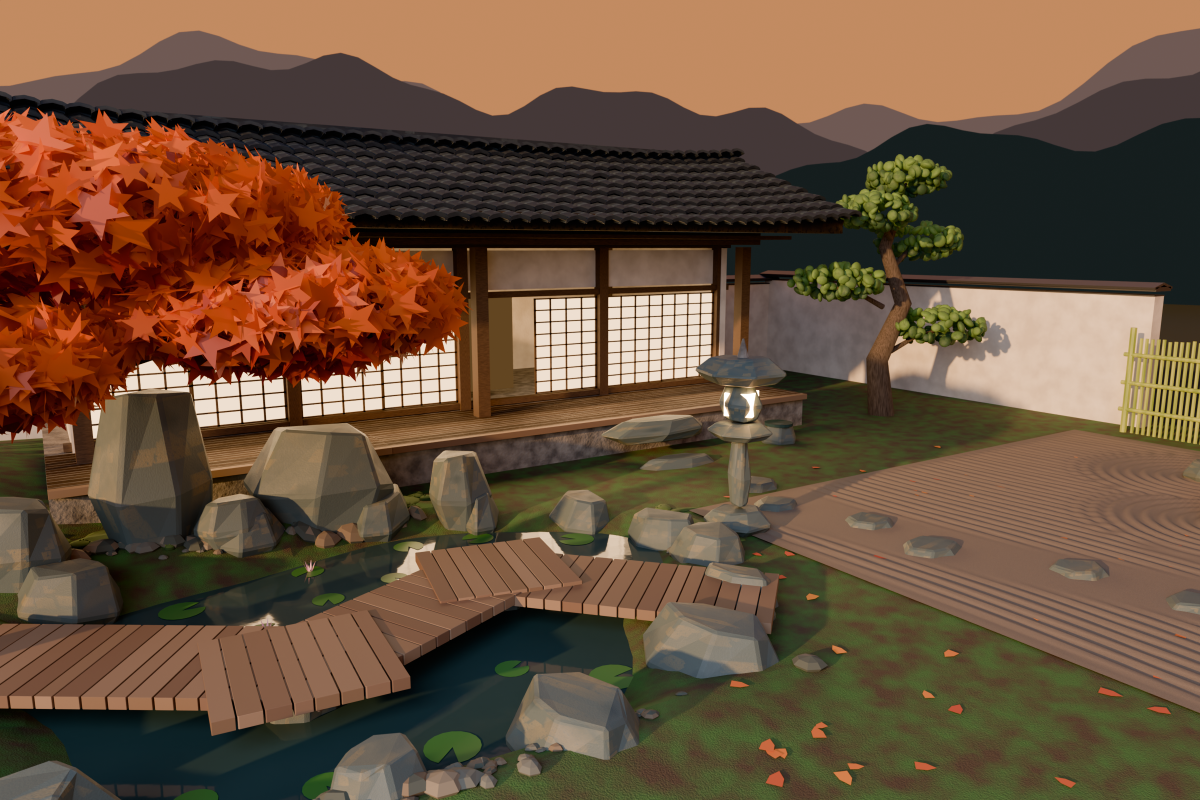
#> input picture japanese-courtyard/01 Japanese courtyard - golden hour photo.png, 2400 x 1600 px, found by its file name (shown at 1/2 size)
$ python make_pictures.py
#> lines starting #> are read from the running program, lines starting #| are printed output that depends on the picture
# What this does: makes the three small review pictures for the report (plain Python + Pillow, no Blender): the photo with ranked weak spots marked,
#   the four delivery-check close-ups with captions, and the veranda preview with a caption bar. Reads only files named below.
from PIL import Image, ImageDraw, ImageFont
import os
HERE = os.path.dirname(os.path.dirname(os.path.abspath(__file__)))
OUT = 'proc-work/29 Japanese garden - pictures'
F = lambda s, b=False: ImageFont.truetype('/usr/share/fonts/truetype/dejavu/DejaVuSans%s.ttf' % ('-Bold' if b else ''), s)
photo = Image.open('/home/user/Music/japanese-courtyard/01 Japanese courtyard - golden hour photo.png').convert('RGB').resize((1200, 800), Image.LANCZOS)
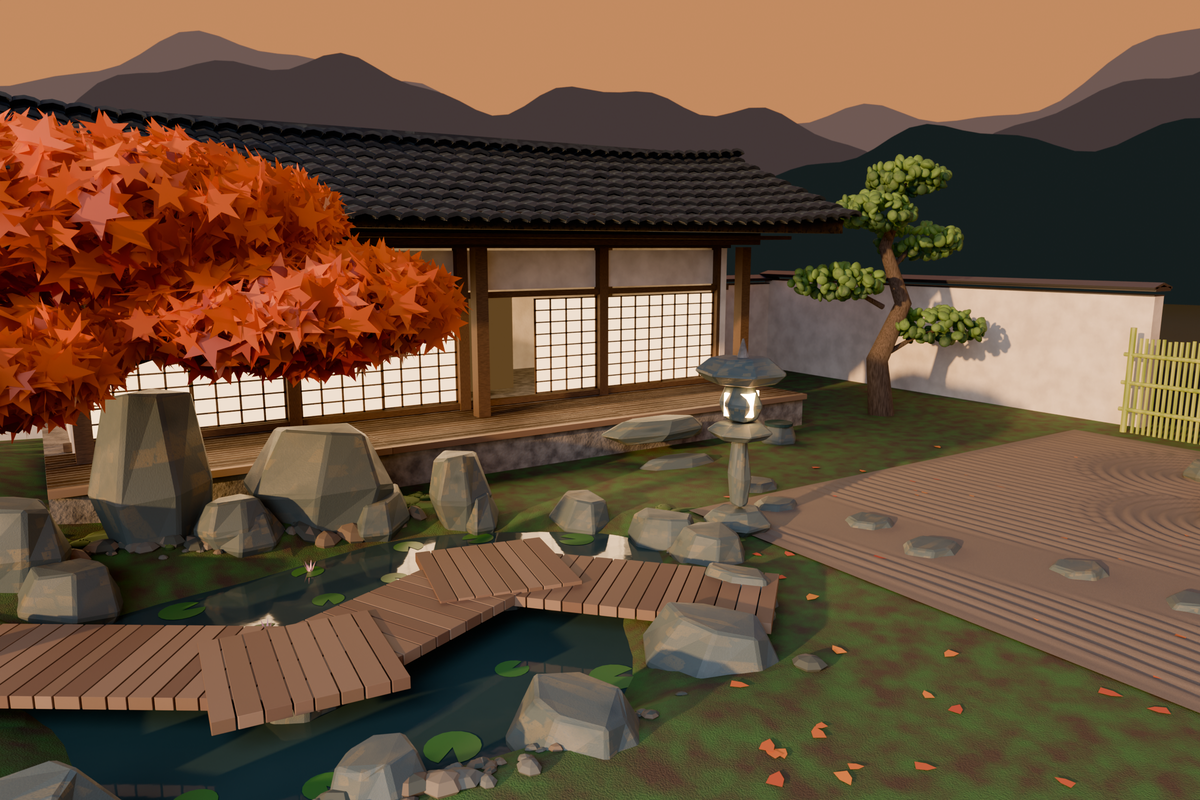
#> photo: PIL image 1200x800 RGB; mean R, G, B 105.2, 80.6, 59.3

# ---- 1: ranked weak spots
marks = [(1, [(230, 235), (110, 330)], 'Maple: flat paper stars, too big, all one orange (10 % of the picture)'),
         (2, [(150, 470), (320, 455), (690, 640)], 'Rocks: 43 stones of 50 to 72 flat faces each, visible facets (9 %)'),
         (3, [(330, 75), (1000, 190)], 'Sky and hills: sky is ONE colour; hills are flat cut-outs (22 %)'),
         (4, [(900, 720)], 'Ground: blotchy noise carpet, no grass or moss detail (16 %)'),
         (5, [(960, 520)], 'Gravel court: pink-brown, lowest contrast, hard edge (7 %)'),
         (6, [(300, 665), (520, 565)], 'Bridge: identical smooth boards, corner boards stick out, hover (6 %)'),
         (7, [(885, 255)], 'Pine: lime grape-like blobs (2 %)'),
         (8, [(1010, 345)], 'Plaster wall: clean cream, no stains or damp foot (4 %)'),
         (9, [(420, 735)], 'Water: opaque dark teal, no depth, odd white screen reflections (6 %)'),
         (10, [(742, 425)], 'Lantern: glow box buried in the stone; lozenge stack (1 %)'),
         (11, [(560, 190)], 'Roof: the best part; only too uniform and crushed black (5 %)')]
d = ImageDraw.Draw(photo)
for n, pts, _ in marks:
    for (x, y) in pts:
        col = (40, 160, 70) if n == 11 else (215, 30, 40)
        d.ellipse((x - 17, y - 17, x + 17, y + 17), fill=col, outline=(255, 255, 255), width=3)
        tw = d.textlength(str(n), font=F(20, True)); d.text((x - tw / 2, y - 12), str(n), font=F(20, True), fill=(255, 255, 255))
legend_h = 6 * 34 + 24
canvas = Image.new('RGB', (1200, 800 + legend_h), (28, 28, 30)); canvas.paste(photo, (0, 0))
#> after `canvas.paste(photo, (0, 0))`:
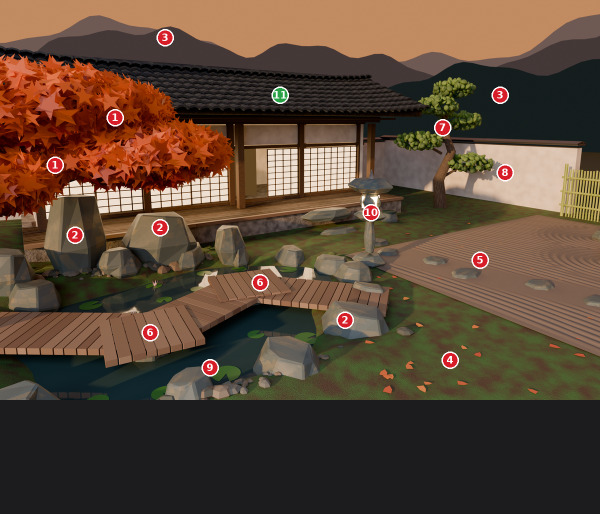
#> canvas: PIL image 1200x1028 RGB (shown at 1/2 size); mean R, G, B 89.6, 69.6, 53.6
d = ImageDraw.Draw(canvas)
d.text((14, 800 + 6), 'Weakest first (share of the picture). Red = weak, green = fine.   Measured on the final 2400 x 1600 photo.', font=F(15, True), fill=(235, 235, 235))
for i, (n, _, text) in enumerate(marks):
    col, row = divmod(i, 6)
    x = 14 + col * 600; y = 800 + 34 + row * 34
    c = (40, 160, 70) if n == 11 else (215, 30, 40)
    d.ellipse((x, y, x + 24, y + 24), fill=c); tw = d.textlength(str(n), font=F(14, True)); d.text((x + 12 - tw / 2, y + 4), str(n), font=F(14, True), fill=(255, 255, 255))
    d.text((x + 32, y + 3), text, font=F(14), fill=(235, 235, 235))
#> this loop made 11 passes
#> tw on passes 1 to 11: 9.73, 9.73, 9.73, 9.73, 9.73, 9.73, 9.73, 9.73, 9.73, 19.47, 19.47
canvas.save(os.path.join(OUT, '29 Scene - the weakest spots ranked on the photo.jpg'), quality=80)
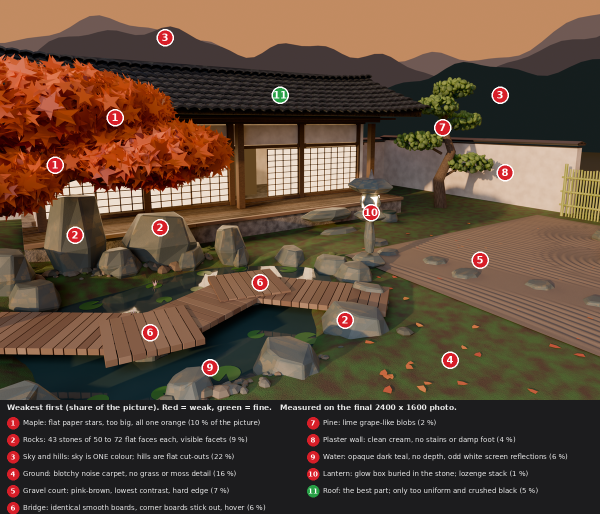
#> saved as 29 Scene - the weakest spots ranked on the photo.jpg: PIL image 1200x1028 RGB (shown at 1/2 size); mean R, G, B 93, 72.3, 56.3

# ---- 2: delivery-check close-ups
names = [('p1_bridge_side', '1  Bridge from the side: boards (brown) hover 2.5 to 7 cm above their pier (blue)'),
         ('p2_step_side', '2  Veranda step (top yellow) floats 23 cm above the ground, touches nothing'),
         ('p3_lantern_front', '3  Lantern: a stack of lozenges; the glow box (red) is buried in the stone'),
         ('p4_wallcap_low', '4  Wall cap seen from 1.85 m: sky shows through the 6.5 cm gap under it')]
#> (the run stopped early here; a loop or call above may not have finished)

$ run again, with austerity-explainer/working-files/session-scratch/plugin-work/kit/pic_flat_hut.jpg saved as japanese-courtyard/01 Japanese courtyard - golden hour photo.png
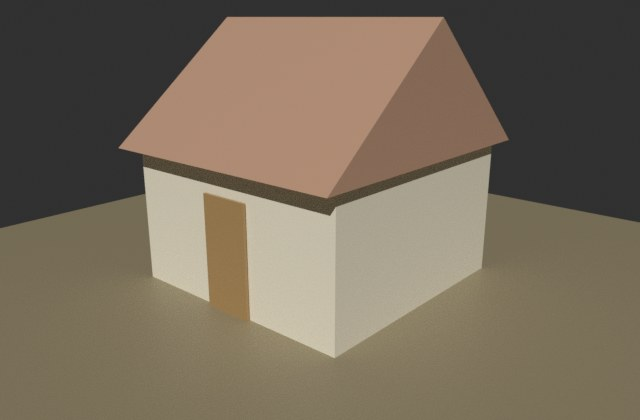
#> input picture austerity-explainer/working-files/session-scratch/plugin-work/kit/pic_flat_hut.jpg, 640 x 420 px, found by its file name
#> `canvas.paste(photo, (0, 0))`:
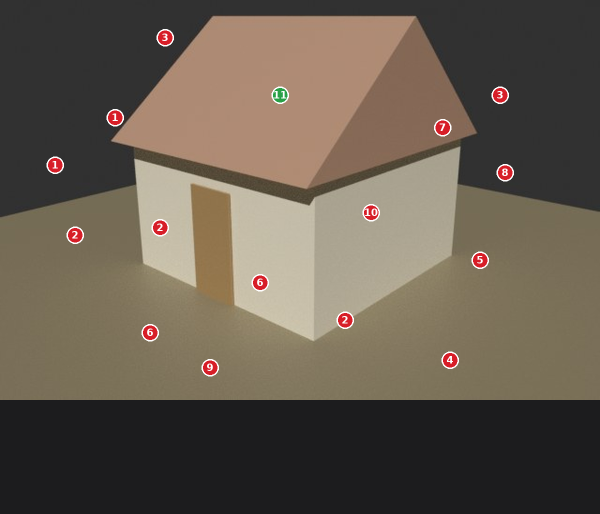
#> canvas: PIL image 1200x1028 RGB (shown at 1/2 size); mean R, G, B 100.7, 90.3, 78
#> the loop `for i, (n, _, text) in enumerate(marks):` made 11 passes
#> tw on passes 1 to 8: 9.73, 9.73, 9.73, 9.73, 9.73, 9.73, 9.73, 9.73
#> `canvas.save(os.path.join(OUT, '29 Scene - the weakest spots ranked on ..`:
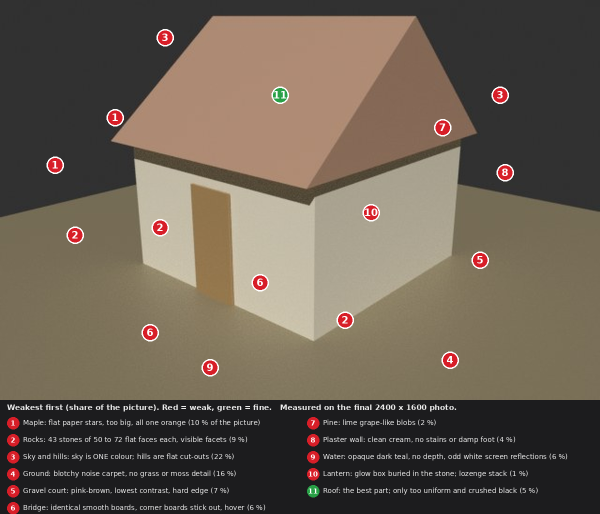
#> saved as 29 Scene - the weakest spots ranked on the photo.jpg: PIL image 1200x1028 RGB (shown at 1/2 size); mean R, G, B 104.1, 93.1, 80.7

$ run again, with austerity-explainer/working-files/session-scratch/plugin-work/kit/pic_hut_aged.jpg saved as japanese-courtyard/01 Japanese courtyard - golden hour photo.png
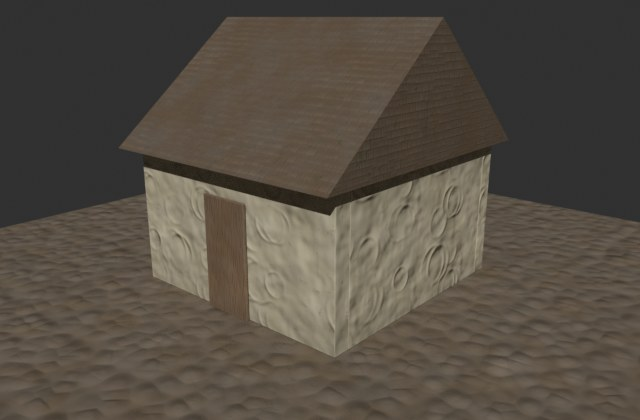
#> input picture austerity-explainer/working-files/session-scratch/plugin-work/kit/pic_hut_aged.jpg, 640 x 420 px, found by its file name
#> `canvas.paste(photo, (0, 0))`:
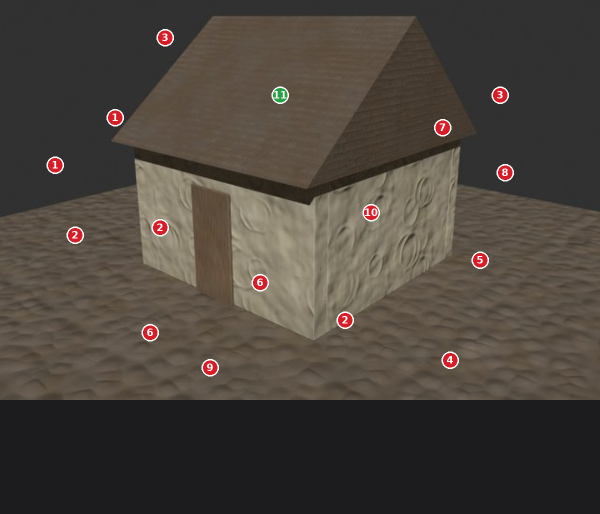
#> canvas: PIL image 1200x1028 RGB (shown at 1/2 size); mean R, G, B 74.2, 67.2, 60.2
#> the loop `for i, (n, _, text) in enumerate(marks):` made 11 passes
#> tw on passes 1 to 8: 9.73, 9.73, 9.73, 9.73, 9.73, 9.73, 9.73, 9.73
#> `canvas.save(os.path.join(OUT, '29 Scene - the weakest spots ranked on ..`:
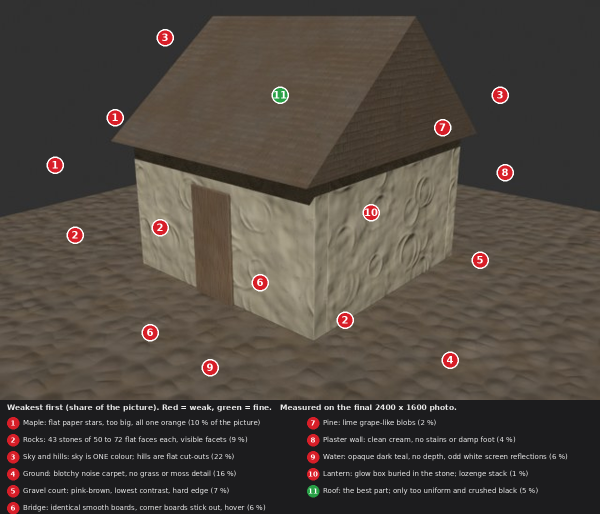
#> saved as 29 Scene - the weakest spots ranked on the photo.jpg: PIL image 1200x1028 RGB (shown at 1/2 size); mean R, G, B 77.6, 70, 62.9
